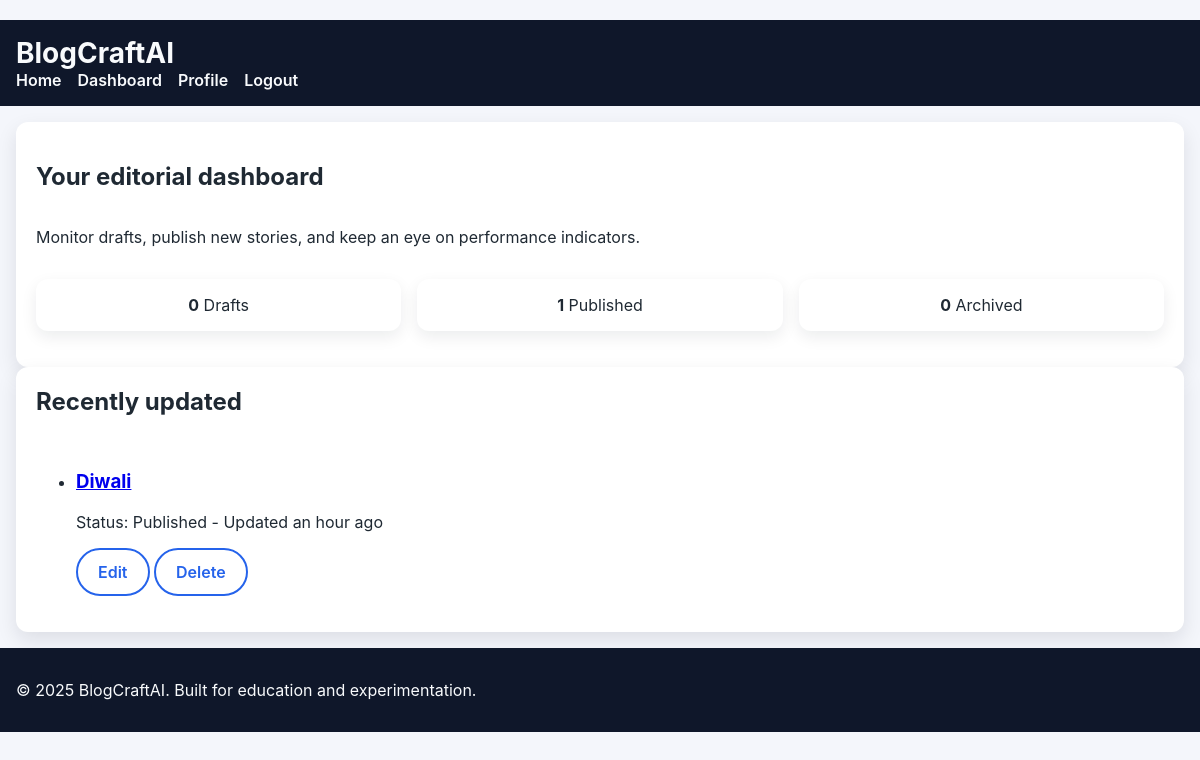
Page /dashboard/ (signed in) on the committed database.
### blog/models.py (models this page shows, shortened)
class TimeStampedModel(models.Model):
    created_at = models.DateTimeField(auto_now_add=True)
    updated_at = models.DateTimeField(auto_now=True)
    class Meta:
        abstract = True

class Post(TimeStampedModel):
    DRAFT = "draft"
    PUBLISHED = "published"
    ARCHIVED = "archived"
    STATUS_CHOICES = [
        (DRAFT, "Draft"),
        (PUBLISHED, "Published"),
        (ARCHIVED, "Archived"),
    ]
    author = models.ForeignKey(User, on_delete=models.CASCADE, related_name="posts")
    title = models.CharField(max_length=200)
    slug = models.SlugField(max_length=220, unique=True)
    summary = models.TextField()
    content = models.TextField()
    status = models.CharField(max_length=12, choices=STATUS_CHOICES, default=DRAFT)
    tags = models.ManyToManyField(Tag, blank=True, related_name="posts")
    published_at = models.DateTimeField(blank=True, null=True)
    class Meta:
        ordering = ["-published_at", "-created_at"]
        indexes = [
            models.Index(fields=["status", "published_at"]),
            models.Index(fields=["slug"]),
        ]
    def get_absolute_url(self) -> str:
        return reverse("blog:post-detail", args=[self.slug])

### blog/views.py (the view)
# urls.py: path("dashboard/", DashboardView.as_view(), name="dashboard"),
class DashboardView(LoginRequiredMixin, ListView):
    template_name = "blog/dashboard.html"
    context_object_name = "posts"
    def get_queryset(self):
        return (
            Post.objects.filter(author=self.request.user)
            .select_related("author")
            .prefetch_related("tags")
            .order_by("-updated_at")
        )
    def get_context_data(self, **kwargs):
        context = super().get_context_data(**kwargs)
        posts = context.get("posts")
        queryset = posts if hasattr(posts, "filter") else self.get_queryset()
        context["draft_count"] = queryset.filter(status=Post.DRAFT).count()
        context["published_count"] = queryset.filter(status=Post.PUBLISHED).count()
        context["archived_count"] = queryset.filter(status=Post.ARCHIVED).count()
        context.setdefault("meta_title", f"Dashboard - {settings.SITE_NAME}")
        context.setdefault(
            "meta_description",
            "Review draft progress, track published stories, and unlock new optimisation opportunities.",
        )
        context["meta_robots"] = "noindex, nofollow"
        return context

### blogcraftai/context_processors.py (called while the page is built)
def _absolute_static(request, path: str) -> str:
    relative = static(path)
    if request is None:
        return urljoin(settings.SITE_URL + "/", relative.lstrip("/"))
    return request.build_absolute_uri(relative)

### templates/blog/dashboard.html (shortened to what this page needs)
﻿{% extends "base.html" %}
{% load humanize %}
{% block content %}
<section class="card">
    <h1>Your editorial dashboard</h1>
    <p>Monitor drafts, publish new stories, and keep an eye on performance indicators.</p>
    <div class="stats-grid">
        <div class="stat">
            <strong>{{ draft_count }}</strong>
            <span>Drafts</span>
        </div>
        <div class="stat">
            <strong>{{ published_count }}</strong>
            <span>Published</span>
        </div>
        <div class="stat">
            <strong>{{ archived_count }}</strong>
            <span>Archived</span>
        </div>
    </div>
</section>
<section class="card" aria-labelledby="recent-posts">
    <h2 id="recent-posts">Recently updated</h2>
    <ul class="dashboard-list">
        {% for post in posts %}
            <li>
                <article>
                    <h3><a href="{{ post.get_absolute_url }}">{{ post.title }}</a></h3>
                    <p class="meta">Status: {{ post.get_status_display }} - Updated {{ post.updated_at|naturaltime }}</p>
                    <div class="actions">
                        <a class="button secondary" href="{% url 'blog:post-update' slug=post.slug %}">Edit</a>
                        <a class="button secondary" href="{% url 'blog:post-delete' slug=post.slug %}">Delete</a>
                    </div>
                </article>
            </li>
        {% empty %}
            <li>You have no posts yet. Start by <a href="{% url 'blog:post-create' %}">creating your first article</a>.</li>
        {% endfor %}
    </ul>
</section>
{% endblock %}

### static/css/main.css (style rules this page uses)
:root { color-scheme: light dark; --bg-color: #ffffff; --text-color: #1f2933; --primary-color: #2563eb; --secondary-color: #f4f6fb; --border-color: #d1d5db; --radius: 0.75rem; font-family: 'Inter', system-ui, -apple-system, BlinkMacSystemFont, 'Segoe UI', sans-serif; }
body { margin: 0; background: var(--secondary-color); color: var(--text-color); }
.card { background: var(--bg-color); border-radius: var(--radius); padding: 1.25rem; box-shadow: 0 8px 20px rgba(15, 23, 42, 0.1); display: flex; flex-direction: column; justify-content: space-between; }
.card h2 { margin-top: 0; }
.button { display: inline-flex; align-items: center; justify-content: center; gap: 0.5rem; padding: 0.75rem 1.25rem; border-radius: 999px; background: var(--primary-color); color: #fff; border: none; cursor: pointer; font-weight: 600; text-decoration: none; }
.button.secondary { background: transparent; color: var(--primary-color); border: 2px solid var(--primary-color); }
.stats-grid { display: grid; grid-template-columns: repeat(auto-fit, minmax(120px, 1fr)); gap: 1rem; margin: 1rem 0; }
.stat { background: var(--bg-color); border-radius: var(--radius); padding: 1rem; text-align: center; box-shadow: 0 6px 16px rgba(15, 23, 42, 0.08); }

### rows in the picture
Post: title "Diwali", status "Published", updated_at "an hour ago"

### other values in the picture
{{ draft_count }} "0"
{{ published_count }} "1"
{{ archived_count }} "0"
{{ site_meta.site_name }} "BlogCraftAI"
